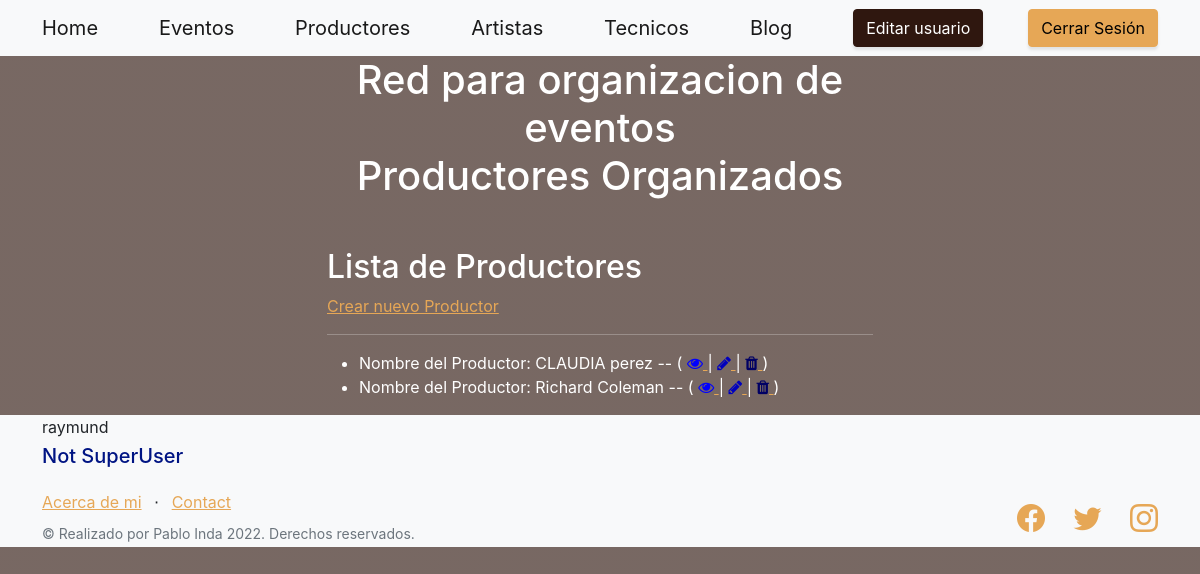
The app's page /productor/productor (signed in) with its own data.
### productor/models.py (models this page shows)
class Productor(models.Model):
    name = models.CharField(max_length=40)
    last_name = models.CharField(max_length=40)
    cuil = models.IntegerField()
    email = models.EmailField()
    def __str__(self):
        return f'Nombre del Productor: {self.name} {self.last_name} -- '

### productor/views.py (the view)
# urls.py: path('productor', views.ProductorListView.as_view(), name='productor-list'),
class ProductorListView(ListView):
    model = Productor
    template_name = "productor/productor_list.html"

### productor/templates/productor/productor_list.html
{% extends "home/index.html" %}
{% load static %}
{% block entregafinal_content %}
<h2>Lista de Productores</h2>
{% if user.is_authenticated %}
<a class="card_custom" href="{% url 'productor:productor-add' %}">Crear nuevo Productor</a>
{% endif %}
<hr></hr>
<ul>
    {% for productor in productor_list %}
    <li>
        {{productor}}
        (
            <a href="{% url 'productor:productor-detail' productor.id %}">
                <i class="fa fa-eye" style="color: rgb(0, 0, 255);"> </i>
            </a>
        {% if user.is_authenticated %}
        |
        <a href="{% url 'productor:productor-update' productor.id %}">
            <i class="fa fa-pencil" style="color: rgb(0, 0, 190);"> </i>
        </a>
        |
        <a href="{% url 'productor:productor-delete' productor.id %}">
            <i class="fa fa-trash" style="color: rgb(0, 0, 100);"> </i>
        </a>
        {% endif %}
        )
    </li>
    {% endfor %}
</ul>
{% endblock %}

### home/templates/home/index.html (shortened to what this page needs)
<!DOCTYPE html>
<html lang="en">
    <head>
        {% load static %}
        <link href="https://cdn.jsdelivr.net/npm/bootstrap-icons@1.5.0/font/bootstrap-icons.css" rel="stylesheet" type="text/css" />
        <link href="{% static 'home/css/styles.css' %}" rel="stylesheet" />
        <link rel="stylesheet" href="https://cdnjs.cloudflare.com/ajax/libs/font-awesome/4.7.0/css/font-awesome.min.css">
    </head>
    <body>
        <nav class="navbar navbar-light bg-light static-top">
            <div class="container">
                <a class="navbar-brand" href="{% url 'home:main' %}">Home</a>
                <a class="navbar-brand" href="{% url 'evento:evento-list' %}">Eventos</a>
                {% if user.is_authenticated %}
                <a class="navbar-brand" href="{% url 'productor:productor-list' %}">Productores</a>
                <a class="navbar-brand" href="{% url 'artista:artista-list' %}">Artistas</a>
                <a class="navbar-brand" href="{% url 'tecnico:tecnico-list' %}">Tecnicos</a>
                <a class="navbar-brand" href="{% url 'blog:blog-list' %}">Blog</a>
                <a class="btn btn-secondary" href="{% url 'user:user-update' %}">Editar usuario</a>
                <a class="btn btn-primary" href="{% url 'user:user-logout' %}">Cerrar Sesión</a>
                {% else %}
                <a class="btn btn-primary" href="{% url 'user:user-login' %}">Iniciar Sesión</a>
                {% endif %}
            </div>
        </nav>
        <header class="masthead">
            <div class="container position-relative">
                <div class="row justify-content-center">
                    <div class="col-xl-6">
                        <div class="text-center text-white">
                            <h1 class="mb-5">Red para organizacion de eventos <br> Productores Organizados</h1>
                            <div class="text-lg-start text-white">
                                {% block entregafinal_content %}
                                {% endblock %}
                            </div>
                        </div>
                    </div>
                </div>
            </div>
        </header>
        <footer class="footer bg-light">
            <div class="container">
                {{request.user.username}}
                {% if user.is_superuser %}
                    <h5><p style="color: rgb(0, 20, 131)" >SuperUser</p></h5>
                {% else %}
                    <h5><p style="color: rgb(0, 20, 131)" >Not SuperUser</p></h5>
                {%endif%}
            </div>
            <div class="container">
                <div class="row">
                    <div class="col-lg-6 h-100 text-center text-lg-start my-auto">
                        <ul class="list-inline mb-2">
                            <li class="list-inline-item"><a href="{% url 'home:about' %}">Acerca de mi</a></li>
                            <li class="list-inline-item">⋅</li>
                            <li class="list-inline-item"><a href="mailto:redscare.ar@gmail.com">Contact</a></li>
                        </ul>
                        <p class="text-muted small mb-4 mb-lg-0">&copy; Realizado por Pablo Inda 2022. Derechos reservados.</p>
                    </div>
                    <div class="col-lg-6 h-100 text-center text-lg-end my-auto">
                        <ul class="list-inline mb-0">
                            <li class="list-inline-item me-4">
                                <a href="https://www.facebook.com/pablo.inda/"><i class="bi-facebook fs-3"></i></a>
                            </li>
                            <li class="list-inline-item me-4">
                                <a href="https://twitter.com/Redscare_ar"><i class="bi-twitter fs-3"></i></a>
                            </li>
                            <li class="list-inline-item">
                                <a href="https://www.instagram.com/poli.redscare/"><i class="bi-instagram fs-3"></i></a>
                            </li>
                        </ul>
                    </div>
                </div>
            </div>
        </footer>
    </body>
</html>

### records on screen
Productor: name+last_name "Nombre del Productor: CLAUDIA perez --"
Productor: name+last_name "Nombre del Productor: Richard Coleman --"

### other values on screen
{{ request.user.username }} "raymund"
